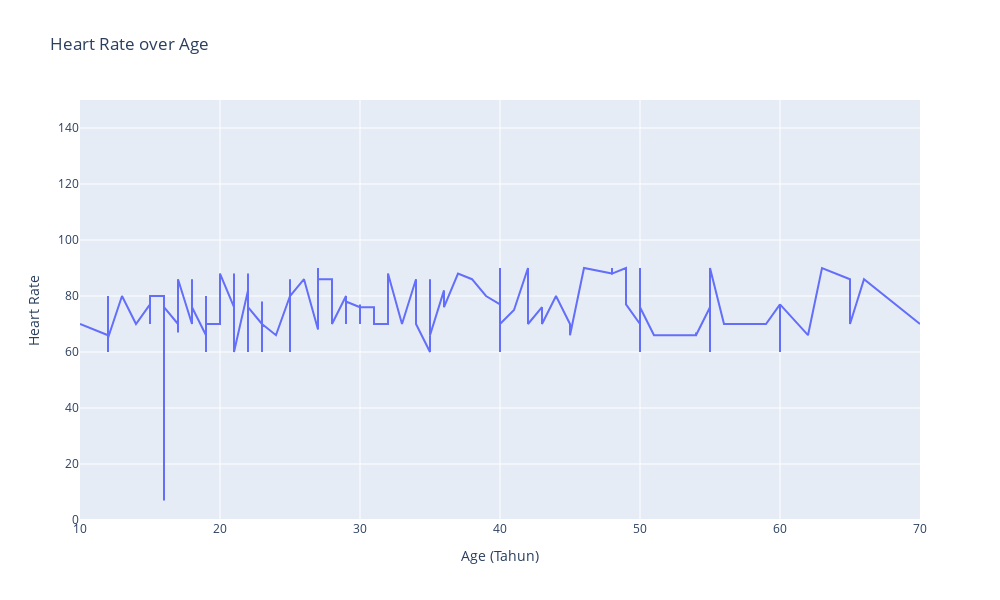

Notebook code cell kept with this figure:
### Code cell
# Mengimpor pustaka Pandas dan memberi alias pd
import pandas as pd

# Mengimpor pustaka Plotly's graph_objs dan memberi alias go
import plotly.graph_objs as go

# Membaca data dari file Excel 'data_kesehatan.xlsx' dan menyimpannya dalam objek DataFrame yang disebut 'data'
data = pd.read_excel('data/data_kesehatan.xlsx')

# Mengurutkan DataFrame 'data' berdasarkan kolom 'Age' (umur)
data = data.sort_values(by='Age')

# Mengambil kolom 'Age' (umur) dari DataFrame dan menyimpannya dalam variabel 'x'
x = data['Age']

# Mengambil kolom 'HeartRate' (detak jantung) dari DataFrame dan menyimpannya dalam variabel 'y'
y = data['HeartRate']

# Membuat objek grafik kosong menggunakan Plotly's Figure
fig = go.Figure()

# Menambahkan trace berupa garis pada grafik untuk 'HeartRate' dengan data 'x' (umur) dan 'y' sebagai sumbu Y
fig.add_trace(go.Scatter(x=x, y=y, mode='lines', name='Heart Rate'))

# Mengatur layout grafik, termasuk judul, label sumbu, lebar, dan tinggi
fig.update_layout(
    title='Heart Rate over Age',
    xaxis_title='Age (Tahun)',
    yaxis_title='Heart Rate',
    yaxis=dict(range=[0, 150]),
    width=1000,
    height=600
)

# Menampilkan grafik yang telah dibuat
fig.show()

### Figure 1 — Plotly figure (JSON) as saved in the notebook; plotly's stock layout.template omitted (floating-point values rounded to 4 significant figures; data arrays with more than 128 entries replaced by an {"elided": "..."} marker saying what was removed)
{"data": [{"mode": "lines", "name": "Heart Rate", "type": "scatter", "x": {"elided": "1014 int values"}, "y": {"elided": "1014 int values"}}], "layout": {"height": 600, "title": {"text": "Heart Rate over Age"}, "width": 1000, "xaxis": {"autorange": true, "range": [10, 70], "title": {"text": "Age (Tahun)"}, "type": "linear"}, "yaxis": {"range": [0, 150], "title": {"text": "Heart Rate"}, "type": "linear"}}}
